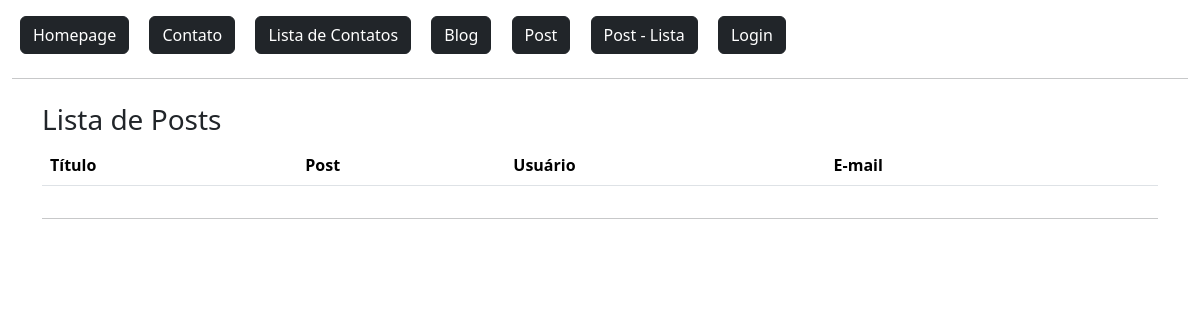
The page /post/lista/ on the database as committed earlier.
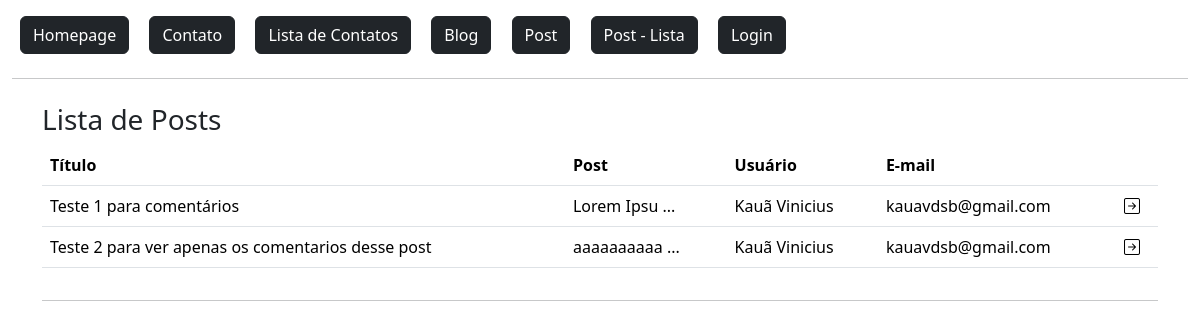
The same page on the database as committed later.
### flaskLearn/models.py (models this page shows)
class Post(db.Model):
    id = db.Column(db.Integer, primary_key=True)
    data_criacao = db.Column(db.DateTime, default=datetime.now())
    titulo = db.Column(db.String, nullable=True)
    mensagem = db.Column(db.String, nullable=True)
    user_id = db.Column(db.Integer, db.ForeignKey('user.id'), nullable=True) #Tabela que referencia a tabela usuário
    comentarios = db.relationship('PostComentarios', backref='post', lazy=True) #É a tabela referenciada. (um usuario pode ter varios posts)
    def msg_resumo(self):
        len_msg = len(self.mensagem)
        if len_msg > 10:
            return f"{self.mensagem[:10]} ..."
        else:
            return self.mensagem

class User(db.Model, UserMixin):
    id = db.Column(db.Integer, primary_key=True)
    nome = db.Column(db.String, nullable=True)
    sobrenome = db.Column(db.String, nullable=True)
    email = db.Column(db.String, nullable=True)
    senha = db.Column(db.String, nullable=True)
    data_cadastro = db.Column(db.DateTime, default=datetime.now())
    posts = db.relationship('Post', backref='user', lazy=True) #É a tabela referenciada. (um usuario pode ter varios posts)
    post_comentarios = db.relationship('PostComentarios', backref='user', lazy=True) #É a tabela referenciada. (um usuario pode ter varios posts)

### flaskLearn/routes.py (the view)
@app.route('/post/lista/')
def postLista():
    posts = Post.query.all()
    return render_template('posts/post_lista.html', posts=posts)

### flaskLearn/templates/posts/post_lista.html (shortened to what this page needs)
{% extends 'baseTemplate/base.html' %}
{% block content %}
    {% include 'baseTemplate/nav.html' %}
    <div class="container">
        <div class="row mt-4">
            <h3>Lista de Posts</h3>
            <div class="col-12">
                <table class="table">
                    <thead>
                        <tr>
                            <th>Título</th>
                            <th>Post</th>
                            <th>Usuário</th>
                            <th>E-mail</th>
                            <th></th>
                        </tr>
                    </thead>
                    <tbody>
                        {% for linha in posts %}
                            <tr>
                                <td>{{linha.titulo}}</td>
                                <td>{{linha.msg_resumo()}}</td>
                                <td>{{linha.user.nome}} {{linha.user.sobrenome}}</td>
                                <td>{{linha.user.email}}</td>
                                <td>
                                    <a href="{{ url_for('postDetail', id=linha.id) }}">
                                        <i class="bi bi-arrow-right-square text-black"></i>
                                    </a>
                                </td>
                            </tr>
                        {% endfor %}
                    </tbody>
                </table>
            </div>
        </div>
        <hr>
    </div>
{% endblock %}

### flaskLearn/templates/baseTemplate/base.html (shortened to what this page needs)
<!DOCTYPE html>
<html lang="en">
<head>
    <link href="https://cdn.jsdelivr.net/npm/bootstrap@5.3.3/dist/css/bootstrap.min.css" rel="stylesheet">
    <link rel="stylesheet" href="https://cdn.jsdelivr.net/npm/bootstrap-icons@1.11.3/font/bootstrap-icons.min.css">
</head>
<body>
    <section class="container-fluid mt-2">
        {% block content %}
        {% endblock %}
    </section>
</body>
</html>

### flaskLearn/templates/baseTemplate/nav.html
<a href="{{url_for('homepage')}}" class="btn btn-dark m-2">
    Homepage
</a>
<a href="{{url_for('contato')}}" class="btn btn-dark m-2">
    Contato
</a>
<a href="{{url_for('contatoLista')}}" class="btn btn-dark m-2">
    Lista de Contatos
</a>
<a href="{{url_for('editorBlog')}}" class="btn btn-dark m-2">
    Blog
</a>
<a href="{{url_for('postNovo')}}" class="btn btn-dark m-2">
    Post
</a>
<a href="{{url_for('postLista')}}" class="btn btn-dark m-2">
    Post - Lista
</a>
{% if current_user.is_authenticated %}
    <a href="{{ url_for('dashboard') }}" class="btn btn-dark m-2">
        {{ current_user.nome }} {{ current_user.sobrenome }}
    </a>
    <a href="{{ url_for('logout') }}" class="btn btn-dark m-2">
        Sair
    </a>
{% else %}
    <a href="{{url_for('login')}}" class="btn btn-dark m-2">
        Login
    </a>
{% endif %}
<hr>

Rows that differ between the two databases and show on the page:
added Post: titulo "Teste 1 para comentários", msg_resumo "Lorem Ipsu ...", user.nome "Kauã", user.sobrenome "Vinicius", user.email "kauavdsb@gmail.com"
added Post: titulo "Teste 2 para ver apenas os comentarios desse post", msg_resumo "aaaaaaaaaa ...", user.nome "Kauã", user.sobrenome "Vinicius", user.email "kauavdsb@gmail.com"
